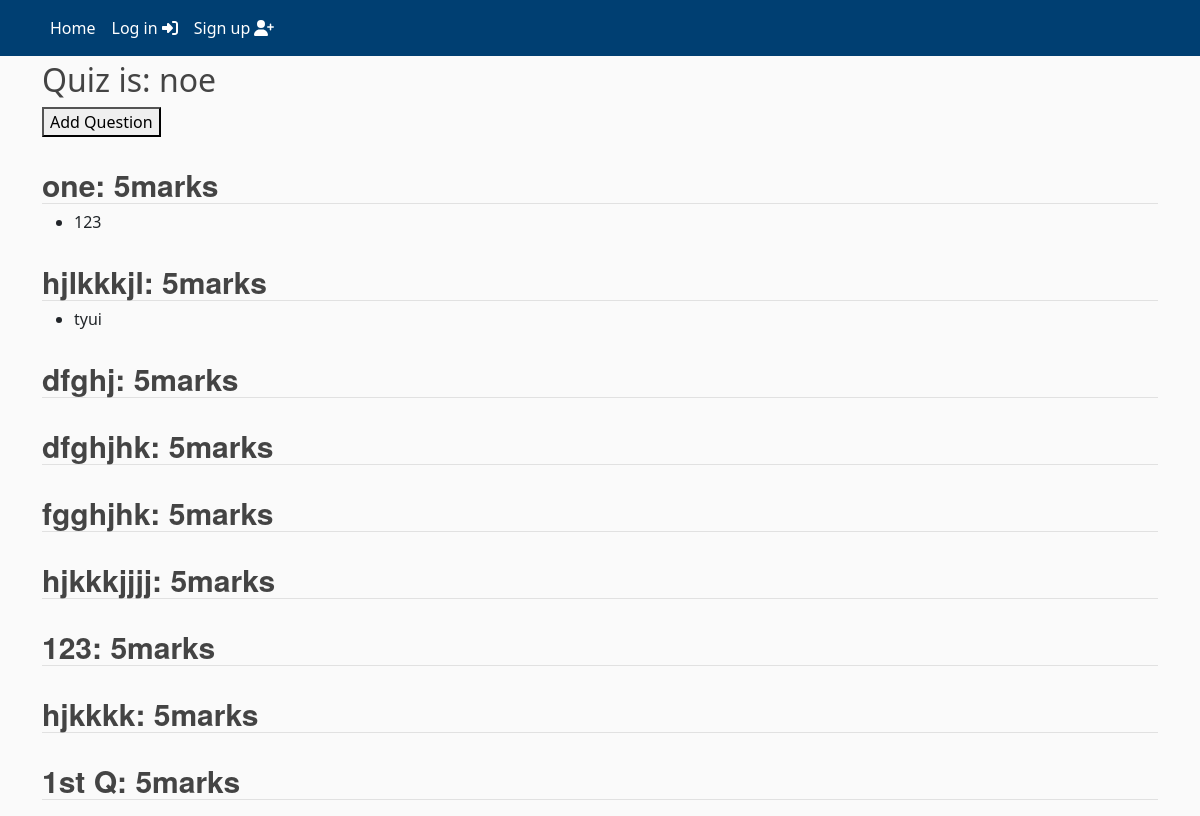
/add_question/8/, run on the app's committed database.
### quiz/models.py (models this page shows, shortened)
class Quiz(models.Model):
    title = models.CharField(max_length=255)
    description = models.TextField()
    time_limit = models.PositiveIntegerField(help_text="Time limit in minutes")
    subject = models.ForeignKey(Subject, related_name='quizzes', on_delete=models.SET_NULL, null=True)

class Question(models.Model):
    quiz = models.ForeignKey(Quiz, related_name='questions', on_delete=models.SET_NULL, null=True)
    text = models.TextField()
    marks = models.PositiveIntegerField(default=5)

class Option(models.Model):
    question = models.ForeignKey(Question, related_name='options', on_delete=models.SET_NULL, null=True)
    text = models.CharField(max_length=255)
    is_correct = models.BooleanField(default=False)

### quiz/views.py (the view)
# urls.py: path('add_question/<int:quiz_id>/', views.add_question, name='add_question'),
def add_question(request, quiz_id):
    quiz = Quiz.objects.get(id=quiz_id)
    questions = Question.objects.filter(quiz=quiz)
    form = QuestionForm(request.POST or None)
    print('one1')
    if request.method == 'POST':
        print('three 3')
        if form.is_valid():
            print('two2')
            question = form.save(commit=False)
            question.quiz = quiz
            question.save()
            return redirect('add_option', question_id=question.id)
    else:
        form = QuestionForm()
    context = {
        "quiz": quiz,
        "questions": questions,
        "form": form
    }
    return render(request, 'quiz/add_question.html', context)

### quiz/templates/quiz/add_question.html
{% extends 'quiz/header.html' %}
{% block content %}
    <h2>Quiz is: {{ quiz.title }}</h2>
    <button hx-get="{% url 'question_form' %}" hx-swap="afterbegin" hx-target="#question-form">
        Add Question
    </button>
    <div id="question-form">
        {% for question in questions %}
        <div>
            <h3>{{ question.text }}: {{ question.marks }}marks</h3>
            <ul>
                {% for option in question.options.all %}
                    <li>{{ option.text }}{% if option.is_correct %} (Correct){% endif %}</li>
                {% endfor %}
            </ul>
        </div>
        {% endfor %}
    </div>
{% endblock %}

### quiz/static/quiz/main/main.css (style rules this page uses)
:root { --footercolor: #003F72; --navbarcolor: #003F72; --btncolor: #003F72; --socialcolor: #003F72; --brightText: #ffffff; }
body { background: #fafafa; }
h1, h2, h3, h4, h5, h6 { color: #444444; }
.article-style h1, h3 { font-weight: bold; border-bottom: 1px solid rgba(0,0,0,.1); letter-spacing: 0; font-family: sohne, "Helvetica Neue", Helvetica, Arial, sans-serif; font-style: normal; margin-top: 1.0em; margin-bottom: 0.2em; line-height: 36px !important; font-size: 30px !important; }

### data on the page
Quiz: title "noe"
Question: text "one", marks "5"
Option: text "123"
Question: text "hjlkkkjl", marks "5"
Option: text "tyui"
Question: text "dfghj", marks "5"
Question: text "dfghjhk", marks "5"
Question: text "fgghjhk", marks "5"
Question: text "hjkkkjjjj", marks "5"
Question: text "123", marks "5"
Question: text "hjkkkk", marks "5"
Question: text "1st Q", marks "5"
